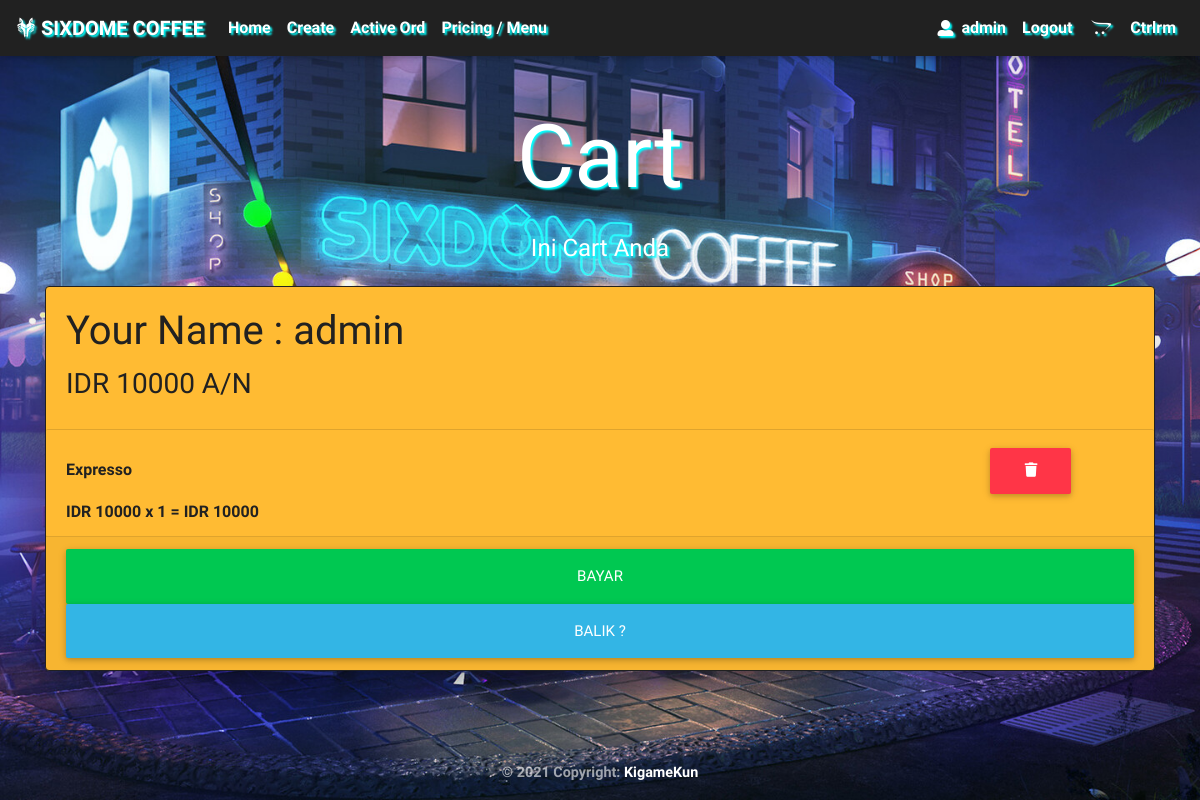
The app's page /cart/ (signed in) with its own data.
### core/models.py (models this page shows, shortened)
class Order(models.Model):
    nama = models.PositiveIntegerField()
    total = models.PositiveIntegerField(default=0)
    dibayar = models.PositiveIntegerField(default=0)
    kembali = models.PositiveIntegerField(default=0)
    selesai = models.BooleanField(default=False)

class Cart(models.Model):
    order = models.ForeignKey(Order,related_name='order_item',on_delete=models.CASCADE)
    menu = models.ForeignKey(Item,related_name="menu_item",on_delete=models.CASCADE)
    qty = models.PositiveIntegerField(default=0)
    harga = models.PositiveIntegerField(default=0)
    subtotal = models.PositiveIntegerField(default=0)
    catatan = models.CharField(max_length=200, blank=True, null=True)
    dikirim = models.BooleanField(default=False)

class Item(models.Model):
    name = models.CharField(max_length=100)
    price = models.FloatField()
    slug = models.SlugField()
    description = models.TextField()
    image = models.ImageField(upload_to="media/",blank=True)

### core/views.py (the view)
# urls.py: path("cart/", cart, name="cart"),
@login_required
def cart(request):
    try:
        menu_list = Item.objects.all()
        order = get_object_or_404(Order, nama=request.user.id)
        page = request.GET.get('page', 1)
        paginator = Paginator(menu_list, 10)
        try:
            menus = paginator.page(page)
        except PageNotAnInteger:
            menus = paginator.page(1)
        except EmptyPage:
            menus = paginator.page(paginator.num_pages)
        return render(request,
                  'cart.html',
                  {'menus': menus,
                   'order': order})
    except:
        return render(request,'cart.html')

### templates/cart.html
{% extends "base.html" %}
{% block content %}
<div class="container">
  <div class="row mt-5">
    <div class="col-md-12">
      <h1 style="color: white; text-shadow: 2px 2px 2px cyan;" class="display-2 text-shadow d-flex justify-content-center">
        Cart
      </h1>
      <h4 style="color: white; text-shadow: 2px 2px 2px cyan;" class="mt-4 d-flex justify-content-center">
       Ini Cart Anda
      </h4>
    </div>
  </div>
  <div class="row mt-3">
    <div class="col-lg-12">
      {% include "order_info.html" with order=order %}
    </div>
  </div>
</div>
{% endblock %}

### templates/navbar.html (shortened to what this page needs)
<nav class="navbar navbar-expand-md navbar-dark bg-dark">
  <a class="navbar-brand" href="{% url 'core:about' %}"><i class="fab fa-wolf-pack-battalion"> </i> SIXDOME COFFEE</a>
  <div class="collapse navbar-collapse" id="navbarNav">
      <ul class="navbar-nav mr-auto">
          <li class="nav-item">
              <a class="nav-link" href="/">Home<span class="sr-only">(current)</span></a>
          </li>
          {% if user.is_superuser or user.is_staff %}
          <li class="nav-item">
            <a class="nav-link" href="{% url 'core:create' %}">Create<span class="sr-only">(current)</span></a>
        </li>
        <li class="nav-item">
          <a class="nav-link" href="{% url 'core:order-aktif' %}">Active Ord</a>
      </li>
          {% endif %}
          <li class="nav-item">
              <a class="nav-link" href="{% url 'core:pricing' %}">Pricing / Menu</a>
          </li>
      </ul>
      {% if user.is_authenticated %}
      <ul class="navbar-nav">
      <i style=" margin:auto;color: white;" class="fas fa-user-alt"></i>
      <li class="nav-item">
          <a class="nav-link waves-effect" href="">
           {{user}}
          </a>
        </li>
        <li class="nav-item">
          <a class="nav-link waves-effect" href="{% url 'account_logout' %}">
            Logout </span>
          </a>
        </li>
        <li class="nav-item">
          <a class="nav-link waves-effect" href="{% url 'core:cart' %}"><i class="fab fa-opencart"></i>
          </a>
          </li>
          {% if user.is_superuser or user.is_staff %}
          <li class="nav-item">
            <a class="nav-link waves-effect" href="/admin">
        Ctrlrm
            </a>
          </li>
          {% endif %}
      </ul>
          {% endif %}
  </div>
</nav>

### templates/order_info.html
<div class="card bg-warning text-dark border-dark shadow-lg">
    <div class="card-body">
      <h1 class="card-title">Your Name : {{user}}</h1>
      <h3>IDR {{ order.total }} A/N {{ order.pelanggan }}</h3>
    </div>
    <ul class="list-group list-group-flush bg-warning">
      {% for item in order.order_item.all %}
        <li class="list-group-item text-dark bg-warning">
          {{ item.menu.name }}  <a style="margin-left: 80%;" class="btn btn-danger" href="{% url 'core:delete_to_cart' item.menu.id %}"><i class="fas fa-trash"></i></a><br>
          IDR {{ item.harga }} x {{ item.qty }} = IDR {{ item.subtotal }}
        </li>
      {% empty %}
        <li class="list-group-item text-dark bg-warning">
          Item belum ada!
        </li>
      {% endfor %}
    </ul>
    <div class="card-footer">
      <a href="#" class="btn btn-success btn-lg btn-block">Bayar</a>
      <a href="{% url 'core:pricing' %}" class="btn btn-info btn-lg btn-block">Balik ?</a>
    </div>
  </div>

### templates/navbar.html (style rules this page uses)
* { font-weight: bold; font-family: 'Balsamiq Sans', cursive; }
nav { text-shadow: 2px 2px 2px cyan; }

### records on screen
Order: total "10000"
Cart: menu.name "Expresso", harga "10000", qty "1", subtotal "10000"

### other values on screen
{{ user }} "admin"
